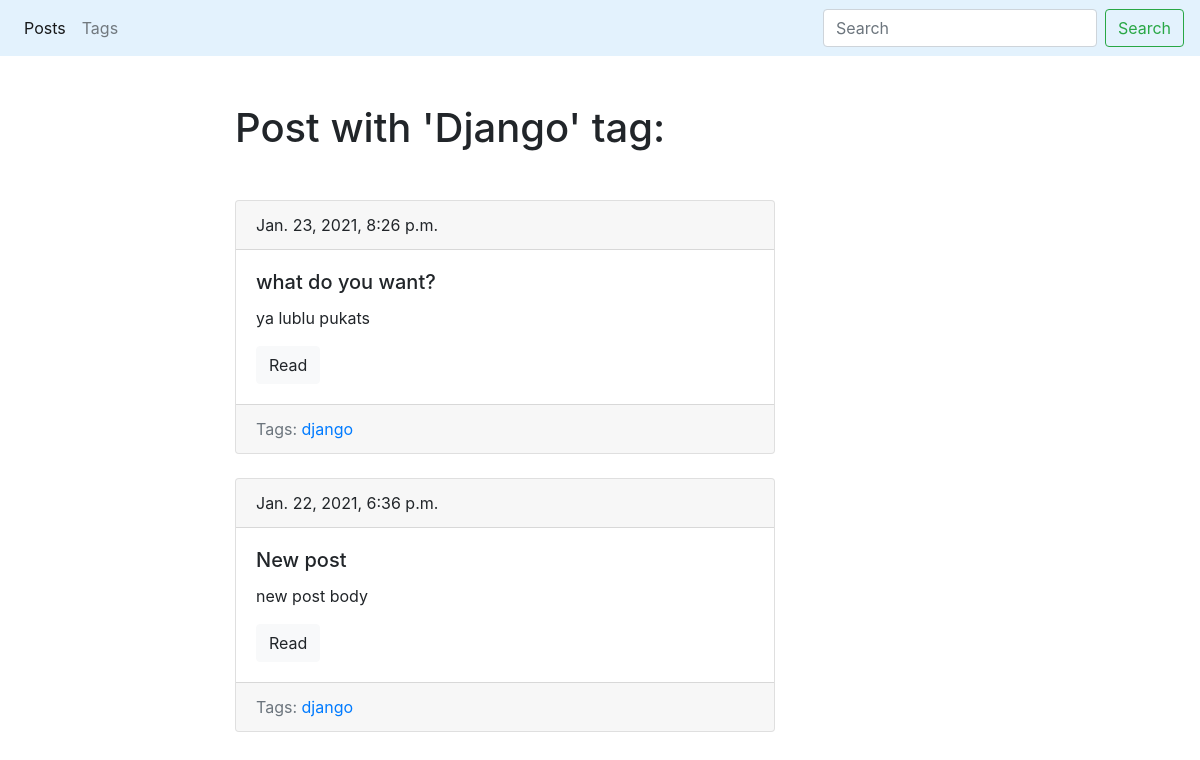
Screenshot of /blog/tag/django/ with the database file from the repository.
### blog/models.py (models this page shows, shortened)
class Tag(models.Model):
    title = models.CharField(max_length=50)
    slug = models.SlugField(max_length=50, unique=True)
    def get_absolute_url(self):
        return reverse('tag_detail_url', kwargs={'slug': self.slug})
    class Meta:
        ordering = ['title']

class Post(models.Model):
    title = models.CharField(max_length=150, db_index=True)
    slug = models.SlugField(max_length=150, blank=True, unique=True)
    body = models.TextField(blank=True, db_index=True)
    tags = models.ManyToManyField('Tag', blank=True, related_name='posts')
    date_pub = models.DateTimeField(auto_now_add=True)
    def get_absolute_url(self):
        return reverse('post_detail_url', kwargs={'slug': self.slug})
    class Meta:
        ordering = ['-date_pub']

### blog/views.py (the view)
# urls.py: path('tag/<str:slug>/', TagDetail.as_view(), name='tag_detail_url'),
class TagDetail(ObjectDetailMixin, View):
    model = Tag
    template = 'blog/tag_detail.html'

### blog/utils.py (called while the page is built)
    def get(self, request, slug):
        obj = get_object_or_404(self.model, slug__iexact=slug)
        return render(request, self.template, context={self.model.__name__.lower(): obj,
                                                       'admin_object': obj,
                                                       'detail': True})

### blog/templates/blog/tag_detail.html (shortened to what this page needs)
{% extends 'blog/base_blog.html' %}
{% block content %}
    <h1 class="mb-5">Post with '{{ tag.title|title }}' tag:</h1>
    {% for post in tag.posts.all %}
        {% include 'blog/includes/post_card_template.html' %}
    {%endfor %}
{% endblock %}

### blog/templates/blog/base_blog.html (shortened to what this page needs)
{% extends 'base.html' %}

### templates/base.html (shortened to what this page needs)
{% load static %}
<!DOCTYPE html>
<html lang="en">
<head>
    <link rel="stylesheet" href="https://stackpath.bootstrapcdn.com/bootstrap/4.1.3/css/bootstrap.min.css"
>
    <link rel="stylesheet" href="{% static 'css/styles.css' %}">
</head>
<body>
    <nav class="navbar navbar-expand-lg navbar-light" style="background-color: #e3f2fd;">
        <div class="collapse navbar-collapse" id="navbarSupportedContent">
            <ul class="navbar-nav mr-auto">
                <li class="nav-item active">
                    <a class="nav-link" href="{% url 'posts_list_url' %}">Posts</a>
                </li>
                <li class="nav-item">
                    <a class="nav-link" href="{% url 'tags_list_url' %}">Tags</a>
                </li>
            </ul>
            <form class="form-inline my-2 my-lg-0" action="{% url 'posts_list_url' %}">
                <input class="form-control mr-sm-2" type="search" placeholder="Search" aria-label="Search"
                       name="search">
                <button class="btn btn-outline-success my-2 my-sm-0" type="submit">Search</button>
            </form>
        </div>
    </nav>
    <div class="container mt-5">
        <div class="row">
            <div class="col-6 offset-md-2">
                {% block content %}{% endblock %}
            </div>
        </div>
    </div>
</body>
</html>

### blog/templates/blog/includes/post_card_template.html
<div class="card mb-4">
    <div class="card-header">
        {{ post.date_pub }}
    </div>
    <div class="card-body">
        <h5 class="card-title">{{ post.title }}</h5>
        <p class="card-text">{{ post.body|truncatewords:15 }}</p>
        <a href="{{ post.get_absolute_url }}" class="btn btn-light">Read</a>
    </div>
    <div class="card-footer text-muted">
        Tags:
        {% for tag in post.tags.all %}
            <a href="{{ tag.get_absolute_url }}">{{ tag.title }}</a>
        {% endfor %}
    </div>
</div>

### rows the page displays
Tag: title "Django", title "django"
Post: date_pub "Jan. 23, 2021, 8:26 p.m.", title "what do you want?", body "ya lublu pukats"
Post: date_pub "Jan. 22, 2021, 6:36 p.m.", title "New post", body "new post body"
